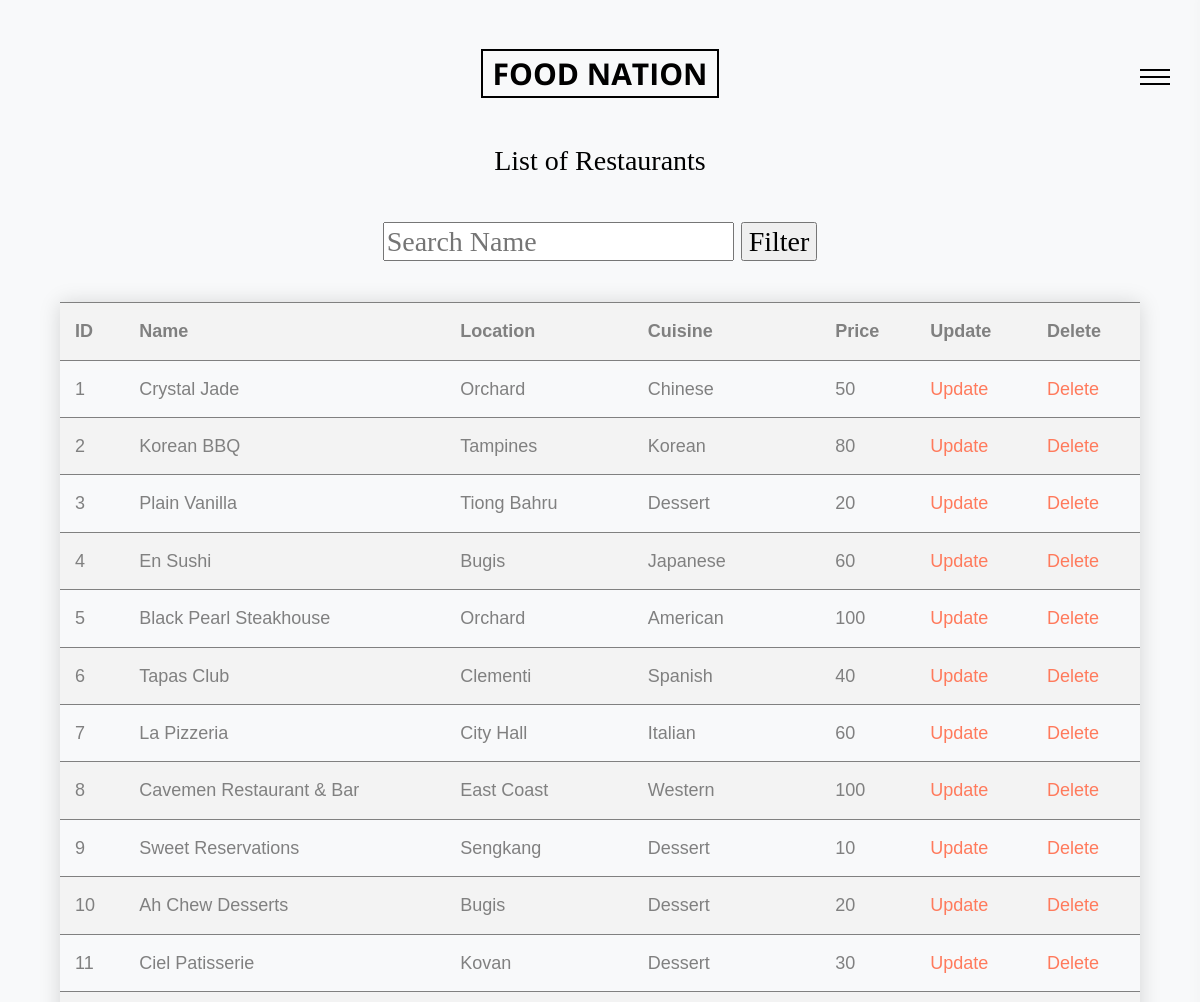
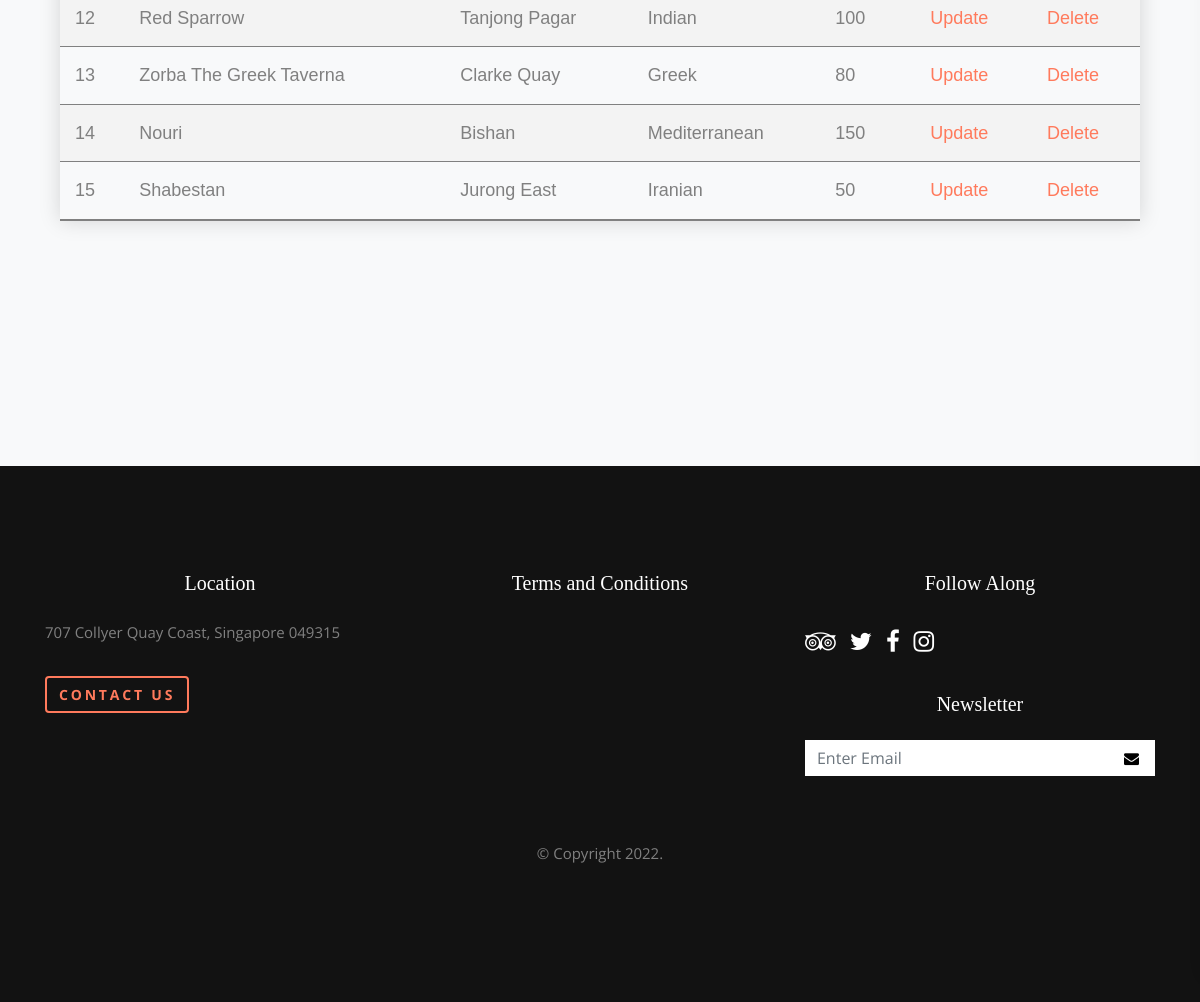
The app's page /admin-managerestaurants.php (signed in) with its own data (2 pictures, top to bottom).
### tables this page shows
CREATE TABLE `products` (
  `id` int(11) NOT NULL,
  `name` varchar(255) NOT NULL,
  `location` varchar(255) NOT NULL,
  `cuisine` varchar(255) NOT NULL,
  `price` int(11) NOT NULL,
  `resturant` varchar(255) NOT NULL,
  `img` varchar(255) NOT NULL,
  `review` int(11) NOT NULL,
  `bookable` tinyint(1) NOT NULL DEFAULT 0,
  `is_published` tinyint(1) NOT NULL DEFAULT 1
);

### admin-managerestaurants.php (the view, shortened to what this page needs)
<?php
	if(isset($_POST['search']))
{
    $valueToSearch = $_POST['valueToSearch'];
    $query = "SELECT * FROM `products` WHERE CONCAT(`id`, `name`, `location`, `cuisine`, `price`) LIKE '%".$valueToSearch."%'";
    $search_result = filterTable($query);
}
 else {
    $query = "SELECT * FROM `products`";
    $search_result = filterTable($query);
}
function filterTable($query)
{
    $connect = mysqli_connect("localhost", "root", "", "food_nation");
    $filter_Result = mysqli_query($connect, $query);
    return $filter_Result;
}
?>
<!doctype html>
<html lang="en">
  <head>
    <?php include('./includes/admin-header.php') ?>
  </head>
    <body class="bg-light">
    <body data-spy="scroll" data-target="#ftco-navbar-spy" data-offset="0">
			<table class="styled-table">
				<tr>
				<br><br><br><br><h3>List of Restaurants</h3><br>
				</tr>
				<h3><form action="admin-managerestaurants.php" method="post">
						<input type="text" name="valueToSearch" placeholder="Search Name">
						<input type="submit" name="search" value="Filter"><br><br></h3>
	<tr>
		<th>ID</th>
		<th>Name</th>
		<th>Location</th>
		<th>Cuisine</th>
		<th>Price</th>
		<th>Update</th>
		<th>Delete</th>
	</tr>
	<?php while($rows=mysqli_fetch_array($search_result)):?>
				<tr>
				<td><?php echo $rows['id'] ;?></td>
				<td><?php echo $rows['name'] ;?></td>
				<td><?php echo $rows['location'] ;?></td>
				<td><?php echo $rows['cuisine'] ;?></td>
				<td><?php echo $rows['price'] ;?></td>
				<td><a href="admin-updateperrestaurant.php?id=<?php echo $rows['id'];?>">Update</a></td>
				<td><a href="admin-deleteperrestaurant.php?id=<?php echo $rows['id'];?>">Delete</a></td>
				</tr>
		<?php endwhile;?>
		</table>
		</body>
        <?php include('./includes/footer.php') ?>
</html>

### includes/admin-header.php (shortened to what this page needs)
<link rel="stylesheet" href="css/bootstrap.css">
<link rel="stylesheet" href="css/animate.css">
<link rel="stylesheet" href="css/owl.carousel.min.css">
<link rel="stylesheet" href="css/magnific-popup.css">
<link rel="stylesheet" href="css/aos.css">
<link rel="stylesheet" href="css/bootstrap-datepicker.css">
<link rel="stylesheet" href="css/jquery.timepicker.css">
<link rel="stylesheet" href="fonts/ionicons/css/ionicons.min.css">
<link rel="stylesheet" href="fonts/fontawesome/css/font-awesome.min.css">
<link rel="stylesheet" href="fonts/flaticon/font/flaticon.css">
<link rel="stylesheet" href="css/style.css">
   <header class="site-header">
    <div class="row align-items-center">
      <div class="col-5 col-md-3">
      </div>
      <div class="col-2 col-md-6 text-center site-logo-wrap">
        <a href="index%20admin%20page.php" class="site-logo">FOOD NATION</a>
      </div>
      <div class="col-5 col-md-3 text-right menu-burger-wrap">
        <a href="index%20admin%20page.php" class="site-nav-toggle js-site-nav-toggle"><i></i></a>
      </div>
    </div>
  </header>

### includes/footer.php (shortened to what this page needs)
<div class="map-wrap" id="map"  data-aos="fade"></div>
<footer class="ftco-footer">
  <div class="container">
    <div class="row">
    <div class="col-md-4 mb-5">
      <div class="footer-widget">
        <h3 class="mb-4">Location</h3>
        <p>707 Collyer Quay Coast, Singapore 049315</p>
        <p><a href="#section-contact" target="_blank" class="btn btn-primary btn-outline-primary">Contact Us</a></p>
      </div>
    </div>
    <div class="col-md-4 mb-5">
      <div class="footer-widget">
        <h3 class="mb-4">Terms and Conditions</h3>
      </div>
    </div>
    <div class="col-md-4">
      <div class="footer-widget">
        <h3 class="mb-4">Follow Along</h3>
        <ul class="list-unstyled social">
          <li><a href="https://www.tripadvisor.com/"><span class="fa fa-tripadvisor"></span></a></li>
          <li><a href="https://twitter.com/"><span class="fa fa-twitter"></span></a></li>
          <li><a href="https://www.facebook.com/"><span class="fa fa-facebook"></span></a></li>
          <li><a href="https://www.instagram.com/"><span class="fa fa-instagram"></span></a></li>
        </ul>
      </div>
      <div class="footer-widget">
        <h3 class="mb-4">Newsletter</h3>
        <form action="#" class="ftco-footer-newsletter">
          <div class="form-group">
            <button class="button"><span class="fa fa-envelope"></span></button>
            <input type="email" class="form-control" placeholder="Enter Email">
          </div>
        </form>
      </div>
    </div>
    </div>
    <div class="row pt-5">
      <div class="col-md-12 text-center">
        <p>&copy; Copyright 2022.</p>
      </div>
    </div>
  </div>
</footer>

### css/style.css (style rules this page uses)
html { overflow-x: hidden; }
body { background: #fff; font-family: "Open Sans", Arial, sans-serif; font-size: 20px; line-height: 1.8; font-weight: 300; color: gray; }
p, ul, ol { margin-bottom: 30px; }
a { -webkit-transition: .3s all ease; -o-transition: .3s all ease; transition: .3s all ease; text-decoration: none; }
h1, h2, h3, h4, h5 { color: #000; font-family: "Playfair Display", serif; }
.btn, .form-control { outline: none; }
.site-logo-wrap { position: relative; z-index: 1021; }
.site-header { padding: 3em 30px; position: absolute; top: 0; z-index: 900; width: 100%; }
.site-header .site-logo { line-height: 0; padding: 2px 10px; border: 2px solid #000; color: #000; font-size: 30px; font-weight: bold; }
.form-control { border: 2px solid #cccccc; }
.site-nav-toggle { top: -10px !important; }
.site-nav-toggle i, .site-nav-toggle i:before, .site-nav-toggle i:after { background: #000 !important; }
.btn { text-transform: uppercase; letter-spacing: .2em; font-size: 14px; font-weight: 700; }
.btn.btn-primary.btn-outline-primary { border-width: 2px; cursor: pointer; }
.menu-burger-wrap { position: relative; z-index: 1000; }
.site-nav-toggle { width: 30px; height: 30px; cursor: pointer; text-decoration: none; position: relative; top: -15px; z-index: 109; display: block !important; float: right; right: 0; display: none; border-bottom: none !important; }
.site-nav-toggle i { position: relative; display: -moz-inline-stack; display: inline-block; zoom: 1; *display: inline; width: 30px; height: 2px; font: bold 14px/.4 Helvetica; text-transform: uppercase; text-indent: -55px; background: #fff; -webkit-transition: all .2s ease-out; -o-transition: all .2s ease-out; transition: all .2s ease-out; }
.site-nav-toggle i:before, .site-nav-toggle i:after { content: ''; width: 30px; height: 2px; background: #fff; position: absolute; left: 0; -webkit-transition: 0.2s; -o-transition: 0.2s; transition: 0.2s; }
.site-nav-toggle i:before { top: -7px; }
.site-nav-toggle i:after { bottom: -7px; }
#map { width: 100%; height: 445px; margin-top: -200px; z-index: -1; }
.ftco-footer-newsletter .form-group { position: relative; }
.ftco-footer-newsletter .form-group .form-control { background: #fff; color: #000; border: none !important; border-radius: 0px; padding-right: 70px; }
.ftco-footer-newsletter .form-group .button { position: absolute; top: 50%; -webkit-transform: translateY(-50%); -ms-transform: translateY(-50%); transform: translateY(-50%); right: 10px; border: none !important; background: none; }
.ftco-footer { background: #121212; padding: 7em 0; font-size: 15px; font-weight: 400; width: 100%; }
.ftco-footer .footer-widget h3 { font-size: 20px; color: #fff; }
.ftco-footer .footer-widget .list-unstyled.social li { list-style: none; display: inline-block; margin-right: 10px; }
.ftco-footer .footer-widget .list-unstyled.social li a { font-size: 24px; color: #fff; }

### admin-managerestaurants.php (style rules this page uses)
.styled-table { border-collapse: collapse; margin-left: auto; margin-right: auto; font-size: 0.9em; font-family: sans-serif; min-width: 90%; box-shadow: 0 0 20px rgba(0, 0, 0, 0.15); }
.styled-table th, .styled-table td { padding: 12px 15px; }
.styled-table tbody tr { border-bottom: thin solid #808080; }
.styled-table tbody tr:nth-of-type(even) { background-color: #f3f3f3; }
.styled-table tbody tr:last-of-type { border-bottom: 2px solid #808080; }
h3 { text-align: center; }

### records on screen
products: id "1", name "Crystal Jade", location "Orchard", cuisine "Chinese", price "50"
products: id "2", name "Korean BBQ", location "Tampines", cuisine "Korean", price "80"
products: id "3", name "Plain Vanilla", location "Tiong Bahru", cuisine "Dessert", price "20"
products: id "4", name "En Sushi", location "Bugis", cuisine "Japanese", price "60"
products: id "5", name "Black Pearl Steakhouse", location "Orchard", cuisine "American", price "100"
products: id "6", name "Tapas Club", location "Clementi", cuisine "Spanish", price "40"
products: id "7", name "La Pizzeria", location "City Hall", cuisine "Italian", price "60"
products: id "8", name "Cavemen Restaurant & Bar", location "East Coast", cuisine "Western", price "100"
products: id "9", name "Sweet Reservations", location "Sengkang", cuisine "Dessert", price "10"
products: id "10", name "Ah Chew Desserts", location "Bugis", cuisine "Dessert", price "20"
products: id "11", name "Ciel Patisserie", location "Kovan", cuisine "Dessert", price "30"
products: id "12", name "Red Sparrow", location "Tanjong Pagar", cuisine "Indian", price "100"
products: id "13", name "Zorba The Greek Taverna", location "Clarke Quay", cuisine "Greek", price "80"
products: id "14", name "Nouri", location "Bishan", cuisine "Mediterranean", price "150"
products: id "15", name "Shabestan", location "Jurong East", cuisine "Iranian", price "50"
